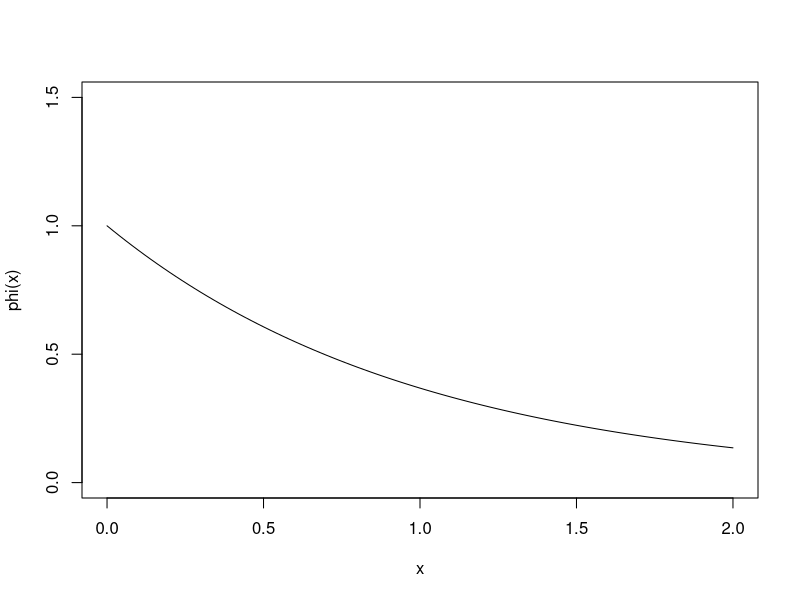
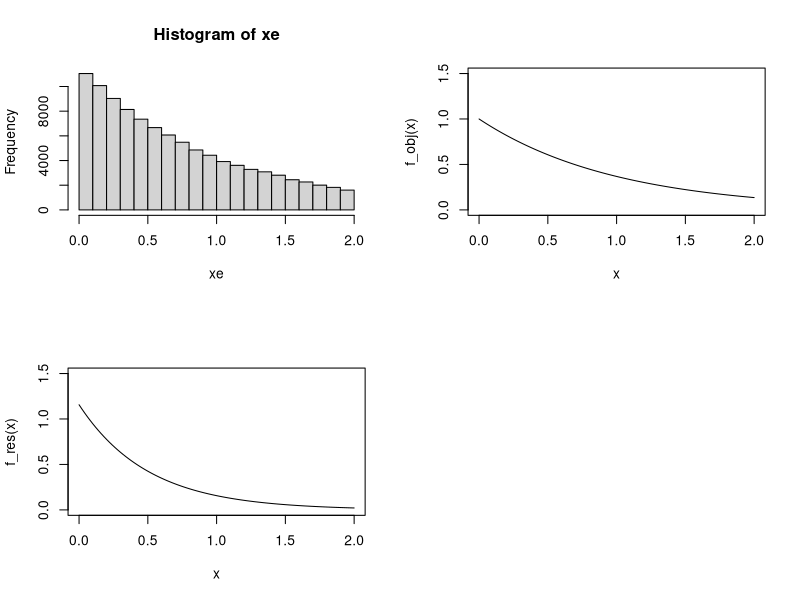
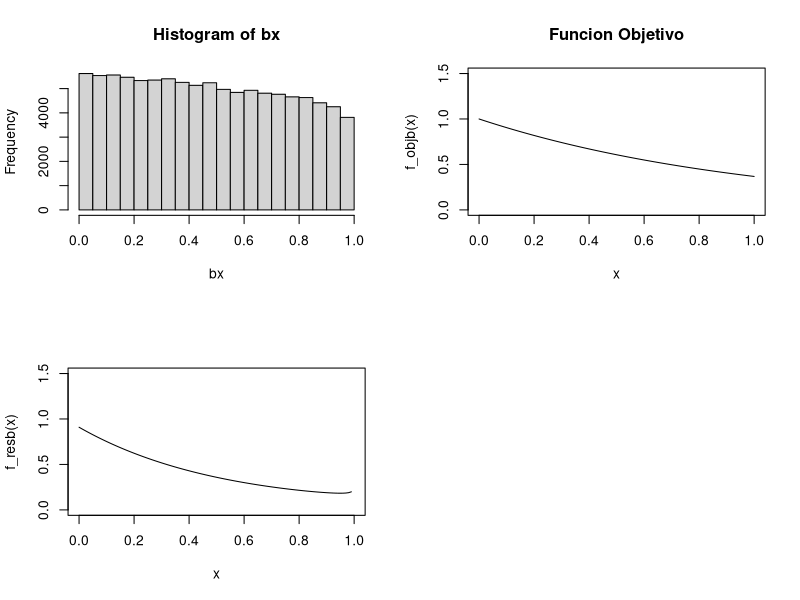

The R source for these figures, in order:
#install.packages(pkgs="C:/Users/AriJime/Documents/R/win-library/3.2/LaplacesDemon_13.03.04.tar", repos=NULL, type="source")
#library(LaplacesDemon)

lam <- 1
nsim <- 100000

#Opcion Crudo
ux <- runif(nsim,0,2)
phi <- function(x) ((lam*exp(-lam*x)))
estim <- mean(phi(ux))
print(estim)
curve(phi(x),from=0, to=2,ylim=c(0,1.5))

#Opción Importance Sampling EXPONENCIAL

#generamos X que se comporten exponencial usando la inversa
u <- runif(nsim)
xe <- (1/lam)*log(1/(1-(1-exp(-2*lam))*u)) #exp truncada inversa

#funcion a estimar f_m(x)=m*exp(-mx)
f_obj <- function(x) {
  (lam*exp(-lam*x))
}                 

#funcion peso / f truncada
f_w <- function(x) {
  dexp(x)/(1-exp(-2*lam))
}

#funcion resultante
f_res <- function(x) {
  f_obj(x)*f_w(x)
  }

estim2 <- mean(f_res(xe))

print(estim2)


par(mfrow=c(2,2))
hist(xe) 
curve(f_obj(x), from=0, to=2, ylim=c(0,1.5))
#curve(f_w(x),from=0, to=2, ylim=c(0,1.5))   
curve(f_res(x),from=0, to=2,ylim=c(0,1.5))   


#Opción Importance Sampling BETA

#generamos X que se comporten beta 
a <-  1
b <- 1.1
bx <- rbeta(nsim, shape1 = a, shape2=b)


#funcion a estimar f_m(x)=m*exp(-mx)
f_objb <- function(x) {
  (lam*exp(-lam*x))
}                 

#funcion peso / f truncada
f_wb <- function(x) {
  dexp(x)/(dbeta(x,shape1 = a, shape2=b))
}

#funcion resultante
f_resb <- function(x) {
  f_objb(x)*f_wb(x)
}

estim3 <- mean(f_resb(bx))

print(estim3)


par(mfrow=c(2,2))
hist(bx)
curve(f_objb(x), from=0, to=1, ylim=c(0,1.5), main = "Funcion Objetivo")
#curve(f_wb(x),from=0, to=1, ylim=c(0,1.5))   
curve(f_resb(x),from=0, to=1,ylim=c(0,1.5))

